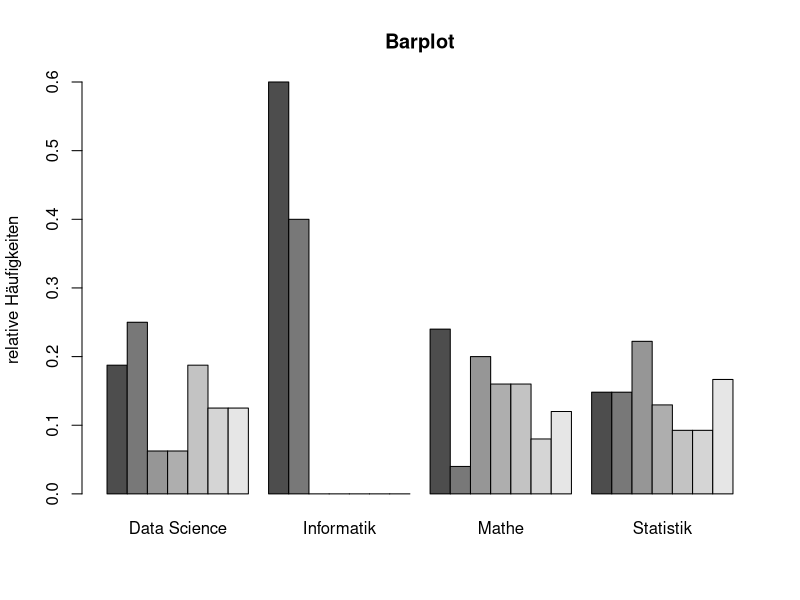

Reproduce this figure in R.
# Wissenschaftliches Arbeiten - Git Hub Projekt (Gruppe 2)

## Aufgabe 3a - Funktionen Skript 1


## Funktion a
dmetrische <- function(x){
  par(mfrow=c(1,2))
  hist(x, freq = FALSE)
  boxplot(x)
  summary(x)
  par(mfrow=c(1,1))
}




## Funktion b
dkat <- function(x){
  barplot(table(x))
  if(is.numeric(x)){cat("Median:", median(x), " ")}
  modus <- names(table(x)[which(table(x) == max(table(x)))])
  cat("Modus:", modus)
}





## Funktion c
dkat_biv <- function(x,y){
  tab <- table(x,y)
  print(tab)
  mosaicplot(tab, main = "Mosaikplot")
  if(is.numeric(x) & is.numeric(y)){
  cor.test(x,y, method = "spearman")}
}




## Funktion d
dbiv <- function(x,y){
  boxplot(x~y)
  spineplot(x, as.factor(y))
}




## Funktion e
dquan <- function(x){
  niedrig <- quantile(x, probs = 1/3)
  mittel <- quantile(x, probs = 2/3)
  hoch <- quantile(x, probs = 1)
  barplot(table(cut(x, breaks = c(0, niedrig, mittel, hoch), 
                    labels = c("niedrig", "mittel", "hoch"))))
  table(cut(x, breaks = c(0, niedrig, mittel, hoch), 
            labels = c("niedrig", "mittel", "hoch")))
  
}

## Funktion f






## Weitere Funktionen


# Idee: Barplot der relative Häufigkeiten von Ausprägungen kategorieller Variablen in 
# Abhängigkeit von den Interessen darstellt

# beispielhaft:

data <- read.csv("datensatz.csv")

barplot(matrix(c(
  sapply(1:7, function(x) sum(data$Studienfach[which(data$Interesse.an.Mathematik == x)] == "Data Science"))/
    sum(data$Studienfach == "Data Science"),
  sapply(1:7, function(x) sum(data$Studienfach[which(data$Interesse.an.Mathematik == x)] == "Informatik"))/
    sum(data$Studienfach == "Informatik"),
  sapply(1:7, function(x) sum(data$Studienfach[which(data$Interesse.an.Mathematik == x)] == "Mathe"))/
    sum(data$Studienfach == "Mathe"),
  sapply(1:7, function(x) sum(data$Studienfach[which(data$Interesse.an.Mathematik == x)] == "Statistik"))/
    sum(data$Studienfach == "Statistik")), nrow = length(table(data$Interesse.an.Mathematik))),
  beside = TRUE,
  main = "Barplot", ylab = "relative Häufigkeiten", names.arg = c("Data Science", "Informatik",
                                                                  "Mathe", "Statistik"))

# Nächster Schritt: Diesen Barplot als Funktion verallgemeinern
